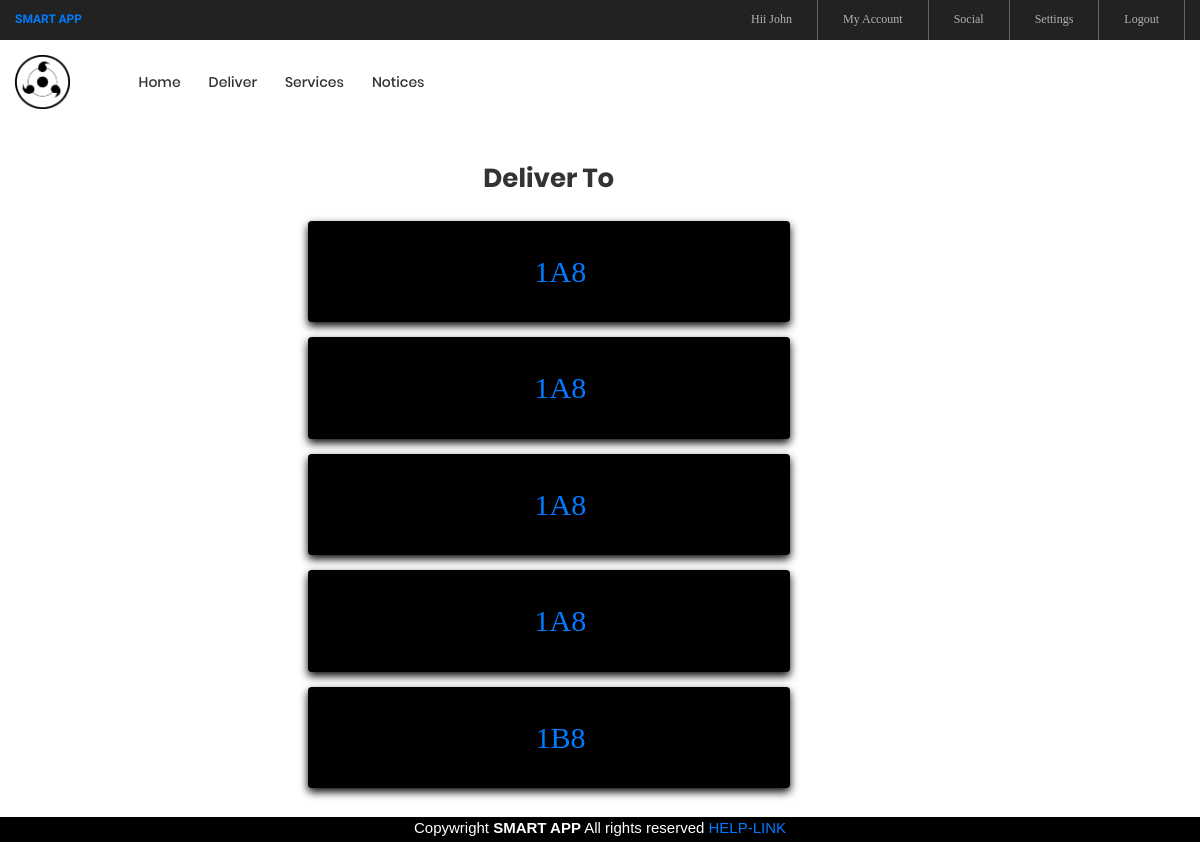
The app's page /shop_ct (signed in), older data.
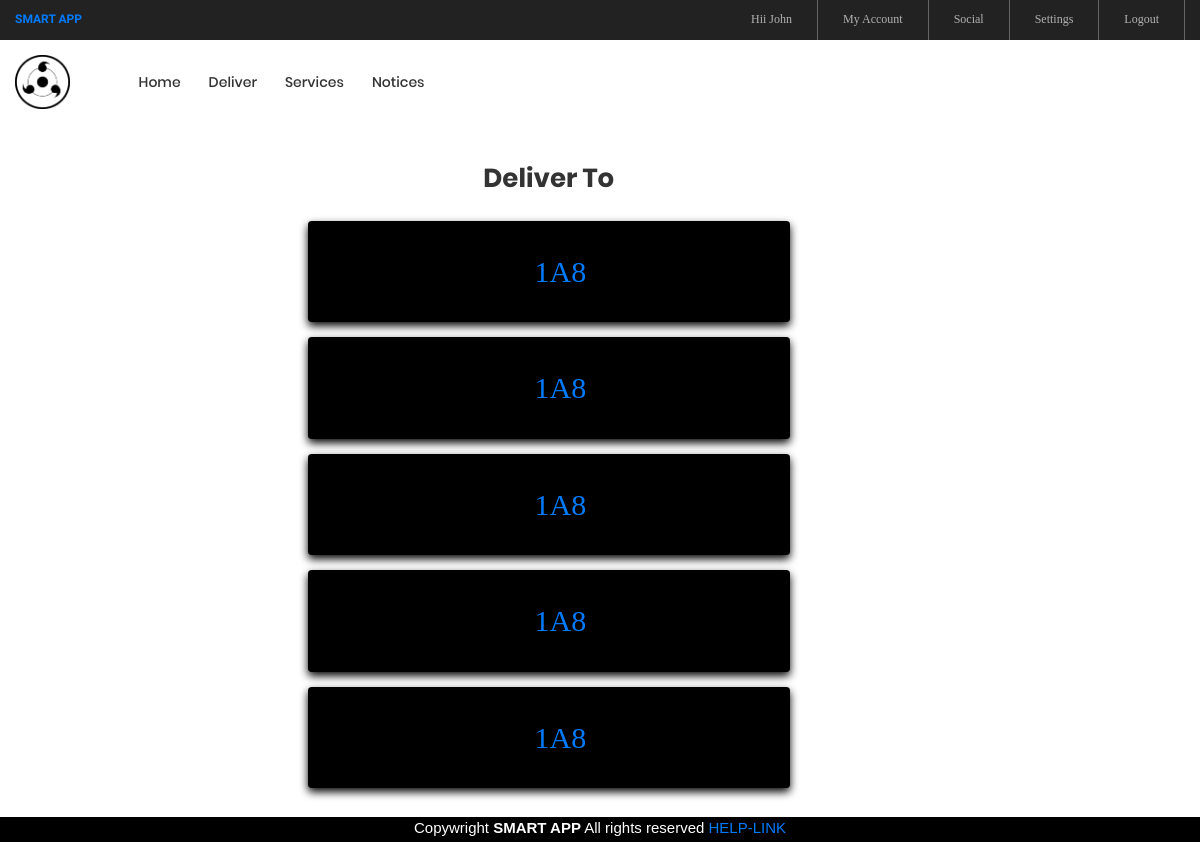
The same page, newer data.
### ser/models.py (models this page shows, shortened)
class Quantity(models.Model):
    author = models.CharField(max_length=50)
    quantity = models.IntegerField()
    item = models.ForeignKey('Item', on_delete=models.CASCADE)
    flat_number = models.CharField(max_length=30)
    created= models.DateField(auto_now_add=True)
    time1 = models.DateTimeField(auto_now_add=True)

### signin/views.py (the view)
# urls.py: path('shop_ct',views.deliver_item,name="shop_ct"),
@login_required
def deliver_item(request):
        order_list=Quantity.objects.all().order_by('-created')
        info=[]
        for x in order_list:
            y={'flnum':x.flat_number}
            info.append(y)
        paginator=Paginator(info,5)
        try:
            page = int(request.GET.get('page','1'))
        except:
            page = 1
        try:
            info = paginator.page(page)
        except(EmptyPage, InvalidPage):
            info=paginator.page(paginator.num_pages)
        context={
                'info':info
            }
        return render(request,'shopkeeper.html',context)

### templates/shopkeeper.html (shortened to what this page needs)
{% extends "base3.html" %}
{% load static %}
{% block page_content %}
<body>
<div class="row " style="margin-top: 10%">
  <div class="col-md-3"></div>
<div  class="col-md-5" style="color:black">
    <h1 class="ltext-108 cl2 hov-cl1 trans-04 p-b-10" style="text-align: center;"> Deliver To</h1>
    {% for y in info %}
    <div class="card p-3 m-t-15" style="background-color: black">
	<li class="btn">
                        <a class="nav-link" href= "{% url 'caretaker' y.flnum %}" style="font-size: 30px"><span class="lnr lnr-apartment">{{y.flnum}}</span></a>
                    </li>
    </div>
{% endfor %}
  <div class="col-md-3"></div>
  <div class="pagination p-t-30"  style="left: 0; bottom: 5%; width: 100%;z-index:3;">
        <ul style="margin-left: 45%">
          {% for pg in info.paginator.page_range %}
          {% if info.number == pg %}
      <a href="?page={{ pg }}" style="color:#1a75ff">{{ pg }}</a>
          {% endif %}
          {% endfor %}
          {% if info.has_next %}
          <li style="display:inline-flex"><a href="?page={{ info.next_page_number }}" style="color:#1a75ff"><strong>&nbsp &nbsp >></strong>   </a></li>
          {% endif %}
        </ul>
    </div>
</body>
{% endblock %}

### templates/base3.html (shortened to what this page needs)
{% load static	 %}
<!DOCTYPE html>
<html lang="en">
<head>
	<link rel="stylesheet" type="text/css" href="{% static 'vendor/bootstrap/css/bootstrap.min.css' %}">
	<link rel="stylesheet" type="text/css" href="{% static 'fonts/font-awesome-4.7.0/css/font-awesome.min.css' %}">
	<link rel="stylesheet" type="text/css" href="{% static 'fonts/iconic/css/material-design-iconic-font.min.css' %}">
	<link rel="stylesheet" type="text/css" href="{% static 'fonts/linearicons-v1.0.0/icon-font.min.css' %}">
	<link rel="stylesheet" type="text/css" href="{% static 'vendor/animate/animate.css' %}">
	<link rel="stylesheet" type="text/css" href="{% static 'vendor/css-hamburgers/hamburgers.min.css' %}">
	<link rel="stylesheet" type="text/css" href="{% static 'vendor/animsition/css/animsition.min.css' %}">
	<link rel="stylesheet" type="text/css" href="{% static 'vendor/select2/select2.min.css' %}">
	<link rel="stylesheet" type="text/css" href="{% static 'vendor/daterangepicker/daterangepicker.css' %}">
	<link rel="stylesheet" type="text/css" href="{% static 'vendor/slick/slick.css' %}">
	<link rel="stylesheet" type="text/css" href="{% static 'vendor/MagnificPopup/magnific-popup.css' %}">
	<link rel="stylesheet" type="text/css" href="{% static 'vendor/perfect-scrollbar/perfect-scrollbar.css' %}">
	<link rel="stylesheet" type="text/css" href="{% static 'css/util.css' %}">
	<link rel="stylesheet" type="text/css" href="{% static 'css/main.css' %}">
</head>
<body class="animsition">
	<header>
		<div class="container-menu-desktop">
			<div class="top-bar">
				<div class="content-topbar flex-sb-m h-full container">
					<div class="left-top-bar" style="font-family: Kaushan Script;color:  #9999ff;">
						<b><a href='/index'>SMART APP</a></b>
					</div>
					<div class="right-top-bar flex-w h-full">
						 {% if user.is_authenticated %}
						<a href="#" class="flex-c-m trans-04 p-lr-25" style="border-left: none">
							Hii {{user.first_name}}
						</a>
						<a href="/profile" class="flex-c-m trans-04 p-lr-25">
							My Account
						</a>
						<a href="/residents" class="flex-c-m trans-04 p-lr-25">
							Social
						</a>
						<a href="{% url 'password_change' %}"class="flex-c-m trans-04 p-lr-25">
							Settings
						</a>
						<a href="/accounts/logout" class="flex-c-m trans-04 p-lr-25">
							Logout
						</a>
						{% else %}
						<a href="/accounts/login" class="flex-c-m trans-04 p-lr-25">
							Login
						</a>
						{% endif %}
					</div>
				</div>
			</div>
			<div class="wrap-menu-desktop">
				<nav class="limiter-menu-desktop container">
					<a  class="logo" href='index'>
						<img src="{% static 'images/logo.png' %}"  alt="IMG-LOGO">
					</a>
					<div class="menu-desktop">
						<ul class="main-menu">
								<li>
								<a href="/index">Home</a>
							</li>
							<li>
								<a href="/shop_ct">Deliver</a>
							</li>
							<li >
								<a href="/service_ct">Services</a>
							</li>
							<li>
								<a href="/h">Notices</a>
							</li>
						</ul>
					</div>
				</nav>
			</div>
		</div>
	</header>
	<div class="flex-container " style="margin-bottom: 8%">
{% load widget_tweaks %}
{% block page_content %}
{% endblock %}
</div><body>
<div class="flex-container " style="background-color:black;color:white;position:fixed; left: 0; bottom: 0; width: 100%;z-index:3;height:3%;">
 <footer>
 <center>Copywright <b>SMART APP</b> All rights reserved <a href="https://www.google.co.in/">
  HELP-LINK</a></center>
</footer>
</div>
</body>
</html>

### signin/static/css/main.css (style rules this page uses)
.container { max-width: 1380px; }
@media (max-width: 1600px) { .container { max-width: 1200px; } }
.container-menu-desktop { height: auto; width: 100%; position: relative; -webkit-transition: all 0.3s; -o-transition: all 0.3s; -moz-transition: all 0.3s; transition: all 0.3s; }
.top-bar { height: 40px; background-color: #222; }
.left-top-bar { font-family: Poppins-Regular; font-size: 12px; line-height: 1.8; color: #b2b2b2; }
.right-top-bar a { font-family: Poppins-Regular; font-size: 12px; line-height: 1.8; height: 100%; color: #b2b2b2; border-right: 1px solid rgba(255,255,255,0.3); }
.right-top-bar a:first-child { border-left: 1px solid rgba(255,255,255,0.3); }
.wrap-menu-desktop { position: fixed; z-index: 1100; background-color: transparent; width: 100%; height: 84px; top: 40px; left: 0px; -webkit-transition: height 0.3s, background-color 0.3s; -o-transition: height 0.3s, background-color 0.3s; -moz-transition: height 0.3s, background-color 0.3s; transition: height 0.3s, background-color 0.3s; }
.limiter-menu-desktop { height: 100%; display: -webkit-box; display: -webkit-flex; display: -moz-box; display: -ms-flexbox; display: flex; align-items: center; background-color: transparent; }
.logo { display: -webkit-box; display: -webkit-flex; display: -moz-box; display: -ms-flexbox; display: flex; align-items: center; height: 65%; margin-right: 55px; }
.logo img { max-width: 100%; max-height: 100%; }
.menu-desktop { display: -webkit-box; display: -webkit-flex; display: -moz-box; display: -ms-flexbox; display: flex; align-items: center; height: 100%; }
.main-menu { list-style-type: none; margin: 0; display: -webkit-box; display: -webkit-flex; display: -moz-box; display: -ms-flexbox; display: flex; align-items: center; }
.main-menu > li { display: block; position: relative; padding: 20px 10px 20px 0px; margin: 0px 4px 0px 14px; }
.main-menu > li > a { font-family: Poppins-Medium; font-size: 14px; color: #333; padding: 5px 0px; transition: all 0.4s; -webkit-transition: all 0.4s; -o-transition: all 0.4s; -moz-transition: all 0.4s; }
.cl2 { color: #333; }
.ltext-108 { font-family: Poppins-Bold; font-size: 26px; line-height: 1.3846; }

### templates/base3.html (style rules this page uses)
.card { box-shadow: 0 4px 8px 0 rgb(7, 6, 6); transition: 0.3s; }

Row changes from the older to the newer data that the page shows:
no longer on this page (row unchanged): Quantity: flnum "1B8"
added Quantity: flnum "1A8"
Text that changed along with them:
new list line: "1A8"
